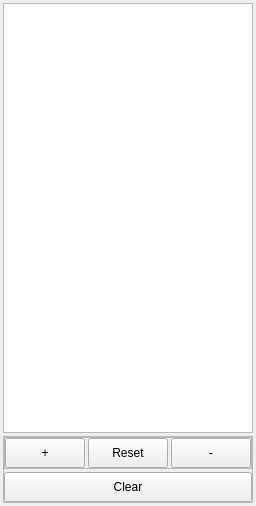
<?xml version="1.0" encoding="UTF-8"?>
<ui version="4.0">
 <class>CustomMsgBrowserWidgetClass</class>
 <widget class="QWidget" name="CustomMsgBrowserWidgetClass">
  <property name="geometry">
   <rect>
    <x>0</x>
    <y>0</y>
    <width>241</width>
    <height>506</height>
   </rect>
  </property>
  <property name="windowTitle">
   <string>CustomMsgBrowserWidget</string>
  </property>
  <layout class="QGridLayout" name="gridLayout_textBrowser">
   <property name="leftMargin">
    <number>3</number>
   </property>
   <property name="topMargin">
    <number>3</number>
   </property>
   <property name="rightMargin">
    <number>3</number>
   </property>
   <property name="bottomMargin">
    <number>3</number>
   </property>
   <property name="spacing">
    <number>3</number>
   </property>
   <item row="0" column="0">
    <widget class="QTextBrowser" name="textBrowser">
     <property name="sizePolicy">
      <sizepolicy hsizetype="Expanding" vsizetype="Expanding">
       <horstretch>3</horstretch>
       <verstretch>0</verstretch>
      </sizepolicy>
     </property>
     <property name="minimumSize">
      <size>
       <width>200</width>
       <height>0</height>
      </size>
     </property>
    </widget>
   </item>
   <item row="1" column="0">
    <widget class="QFrame" name="frame_textBrowserCtrl">
     <property name="minimumSize">
      <size>
       <width>0</width>
       <height>63</height>
      </size>
     </property>
     <property name="frameShape">
      <enum>QFrame::StyledPanel</enum>
     </property>
     <property name="frameShadow">
      <enum>QFrame::Raised</enum>
     </property>
     <layout class="QGridLayout" name="gridLayout_textBrowserCtrl">
      <property name="leftMargin">
       <number>0</number>
      </property>
      <property name="topMargin">
       <number>0</number>
      </property>
      <property name="rightMargin">
       <number>0</number>
      </property>
      <property name="bottomMargin">
       <number>0</number>
      </property>
      <property name="spacing">
       <number>3</number>
      </property>
      <item row="0" column="0">
       <widget class="QFrame" name="frame_fontSizeCtrl">
        <property name="minimumSize">
         <size>
          <width>0</width>
          <height>30</height>
         </size>
        </property>
        <property name="frameShape">
         <enum>QFrame::StyledPanel</enum>
        </property>
        <property name="frameShadow">
         <enum>QFrame::Raised</enum>
        </property>
        <layout class="QGridLayout" name="gridLayout_2">
         <property name="leftMargin">
          <number>0</number>
         </property>
         <property name="topMargin">
          <number>0</number>
         </property>
         <property name="rightMargin">
          <number>0</number>
         </property>
         <property name="bottomMargin">
          <number>0</number>
         </property>
         <property name="spacing">
          <number>3</number>
         </property>
         <item row="0" column="1">
          <widget class="QPushButton" name="btn_resetFontSize">
           <property name="sizePolicy">
            <sizepolicy hsizetype="Preferred" vsizetype="Fixed">
             <horstretch>1</horstretch>
             <verstretch>0</verstretch>
            </sizepolicy>
           </property>
           <property name="minimumSize">
            <size>
             <width>0</width>
             <height>30</height>
            </size>
           </property>
           <property name="text">
            <string>Reset</string>
           </property>
          </widget>
         </item>
         <item row="0" column="0">
          <widget class="QPushButton" name="btn_addFontSize">
           <property name="sizePolicy">
            <sizepolicy hsizetype="Preferred" vsizetype="Fixed">
             <horstretch>2</horstretch>
             <verstretch>0</verstretch>
            </sizepolicy>
           </property>
           <property name="minimumSize">
            <size>
             <width>0</width>
             <height>30</height>
            </size>
           </property>
           <property name="text">
            <string>+</string>
           </property>
          </widget>
         </item>
         <item row="0" column="2">
          <widget class="QPushButton" name="btn_subFontSize">
           <property name="sizePolicy">
            <sizepolicy hsizetype="Preferred" vsizetype="Fixed">
             <horstretch>2</horstretch>
             <verstretch>0</verstretch>
            </sizepolicy>
           </property>
           <property name="minimumSize">
            <size>
             <width>0</width>
             <height>30</height>
            </size>
           </property>
           <property name="text">
            <string>-</string>
           </property>
          </widget>
         </item>
        </layout>
       </widget>
      </item>
      <item row="1" column="0">
       <widget class="QPushButton" name="btn_clearTextBrowser">
        <property name="minimumSize">
         <size>
          <width>0</width>
          <height>30</height>
         </size>
        </property>
        <property name="text">
         <string>Clear</string>
        </property>
       </widget>
      </item>
     </layout>
    </widget>
   </item>
  </layout>
 </widget>
 <layoutdefault spacing="6" margin="11"/>
 <resources/>
 <connections/>
</ui>
